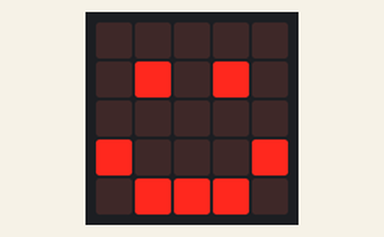
A program run on a simulated BBC micro:bit (MakeCode). On the bench: the board's 5×5 LED display. Random numbers come from a fixed seed.

Above: at 0.2 s.

The program:

main.ts
```typescript
input.onGesture(Gesture.ScreenUp, function () {
    moneda = randint(0, 1)
    if (moneda == 0) {
        basic.showIcon(IconNames.Happy)
    } else {
        basic.showIcon(IconNames.No)
    }
    basic.clearScreen()
    basic.pause(1000)
})
let moneda = 0
moneda = 2
```

test.ts
```typescript
// aquí va el archivo "tests"; esto no se compilará cuando este paquete se utilice como una extensión.
```

Measured:
- what the display in image 0 shows lasts 0.6 s, from 0.1 s to 0.7 s
